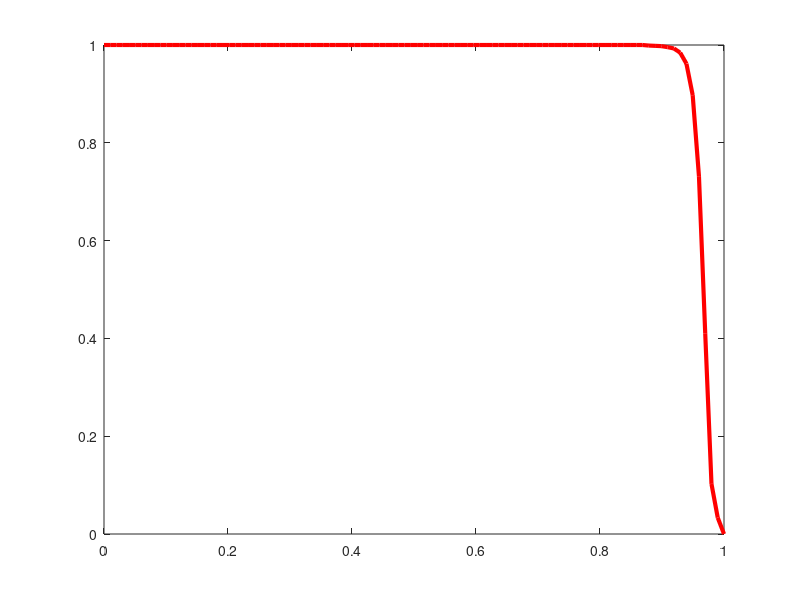

MATLAB code for this plot: (Note: this script raises an error after producing the figure.)
A1 =  load('convergenciaAR1q100.txt'); 
A2 =  load('convergenciaAR2q100.txt'); 
A3 =  load('convergenciaAR3q100.txt'); 
A4 =  load('convergenciaAR4q100.txt'); 
A5 =  load('convergenciaAR5q100.txt'); 
A6 =  load('convergenciaAR6q100.txt'); 
A7 =  load('convergenciaAR7q100.txt'); 
A8 =  load('convergenciaAR8q100.txt'); 
A9 =  load('convergenciaAR9q100.txt'); 
A10 =  load('convergenciaAR10q100.txt'); 
A11 =  load('convergenciaAR11q100.txt'); 
A12 =  load('convergenciaAR12q100.txt'); 
A13 =  load('convergenciaAR13q100.txt'); 
A14 =  load('convergenciaAR14q100.txt'); 
A15 =  load('convergenciaAR15q100.txt'); 
Q = ((A1(:,2)+A2(:,2)+A3(:,2)+A4(:,2)+A5(:,2)+A6(:,2)+A7(:,2)+A8(:,2)+A9(:,2)+A10(:,2)+A11(:,2)+A12(:,2)+A13(:,2)+A14(:,2)+A15(:,2)))/15;
Q1 = (A1(:,1)+A2(:,1)+A3(:,1)+A4(:,1)+A5(:,1)+A6(:,1)+A7(:,1)+A8(:,1)+A9(:,1)+A10(:,1)+A11(:,1)+A12(:,1)+A13(:,1)+A14(:,1)+A15(:,1))/15;
h = plot(Q1,Q,'linewidth',3,'r');
hold on


Allrep;
for w = 1:100;
    MINI(w,1) = min(ALL(w,2:16));
    MAXI(w,1) = max(ALL(w,2:16));
end
plot(Q1,MINI,'r--');
hold on
plot(Q1,MAXI,'r--');
hold on


%xlabel(('Convergence Threshold'),"fontsize",12)
%ylabel('% Evolutionary Convergence Animals',"fontsize",12)
%print -color -F:12 converanimals.eps



